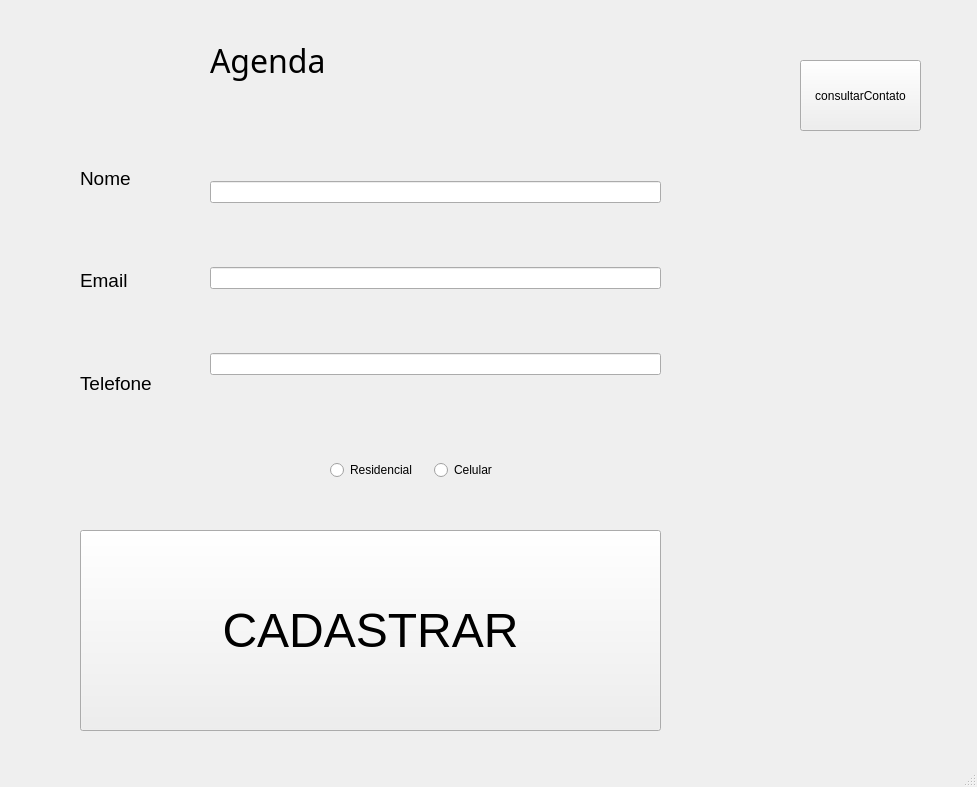
<?xml version="1.0" encoding="UTF-8"?>
<ui version="4.0">
 <class>MainWindow</class>
 <widget class="QMainWindow" name="MainWindow">
  <property name="geometry">
   <rect>
    <x>0</x>
    <y>0</y>
    <width>977</width>
    <height>787</height>
   </rect>
  </property>
  <property name="windowTitle">
   <string>MainWindow</string>
  </property>
  <property name="styleSheet">
   <string notr="true">gray</string>
  </property>
  <widget class="QWidget" name="centralwidget">
   <widget class="QLabel" name="label">
    <property name="geometry">
     <rect>
      <x>210</x>
      <y>20</y>
      <width>171</width>
      <height>81</height>
     </rect>
    </property>
    <property name="font">
     <font>
      <family>Segoe Print</family>
      <pointsize>24</pointsize>
     </font>
    </property>
    <property name="text">
     <string>Agenda</string>
    </property>
   </widget>
   <widget class="QWidget" name="verticalLayoutWidget">
    <property name="geometry">
     <rect>
      <x>0</x>
      <y>80</y>
      <width>2</width>
      <height>2</height>
     </rect>
    </property>
    <layout class="QVBoxLayout" name="verticalLayout"/>
   </widget>
   <widget class="QWidget" name="verticalLayoutWidget_2">
    <property name="geometry">
     <rect>
      <x>210</x>
      <y>123</y>
      <width>451</width>
      <height>311</height>
     </rect>
    </property>
    <layout class="QVBoxLayout" name="verticalLayout_3">
     <item>
      <widget class="QLineEdit" name="textEdit_4"/>
     </item>
     <item>
      <widget class="QLineEdit" name="textEdit_5"/>
     </item>
     <item>
      <widget class="QLineEdit" name="textEdit_2"/>
     </item>
    </layout>
   </widget>
   <widget class="QWidget" name="verticalLayoutWidget_3">
    <property name="geometry">
     <rect>
      <x>80</x>
      <y>130</y>
      <width>131</width>
      <height>301</height>
     </rect>
    </property>
    <layout class="QVBoxLayout" name="verticalLayout_4">
     <item>
      <widget class="QLabel" name="label_3">
       <property name="font">
        <font>
         <pointsize>14</pointsize>
        </font>
       </property>
       <property name="text">
        <string>Nome</string>
       </property>
      </widget>
     </item>
     <item>
      <widget class="QLabel" name="label_4">
       <property name="font">
        <font>
         <pointsize>14</pointsize>
        </font>
       </property>
       <property name="text">
        <string>Email</string>
       </property>
      </widget>
     </item>
     <item>
      <widget class="QLabel" name="label_5">
       <property name="font">
        <font>
         <pointsize>14</pointsize>
        </font>
       </property>
       <property name="text">
        <string>Telefone</string>
       </property>
      </widget>
     </item>
    </layout>
   </widget>
   <widget class="QWidget" name="horizontalLayoutWidget">
    <property name="geometry">
     <rect>
      <x>330</x>
      <y>430</y>
      <width>201</width>
      <height>80</height>
     </rect>
    </property>
    <layout class="QHBoxLayout" name="horizontalLayout">
     <item>
      <widget class="QRadioButton" name="radioButton_2">
       <property name="text">
        <string>Residencial</string>
       </property>
      </widget>
     </item>
     <item>
      <widget class="QRadioButton" name="radioButton">
       <property name="text">
        <string>Celular</string>
       </property>
      </widget>
     </item>
    </layout>
   </widget>
   <widget class="QPushButton" name="btnCadastro">
    <property name="geometry">
     <rect>
      <x>80</x>
      <y>530</y>
      <width>581</width>
      <height>201</height>
     </rect>
    </property>
    <property name="font">
     <font>
      <pointsize>36</pointsize>
     </font>
    </property>
    <property name="text">
     <string>CADASTRAR</string>
    </property>
   </widget>
   <widget class="QPushButton" name="btnConsCont">
    <property name="geometry">
     <rect>
      <x>800</x>
      <y>60</y>
      <width>121</width>
      <height>71</height>
     </rect>
    </property>
    <property name="text">
     <string>consultarContato</string>
    </property>
   </widget>
  </widget>
  <widget class="QMenuBar" name="menubar">
   <property name="geometry">
    <rect>
     <x>0</x>
     <y>0</y>
     <width>977</width>
     <height>21</height>
    </rect>
   </property>
  </widget>
  <widget class="QStatusBar" name="statusbar"/>
 </widget>
 <resources/>
 <connections/>
</ui>
